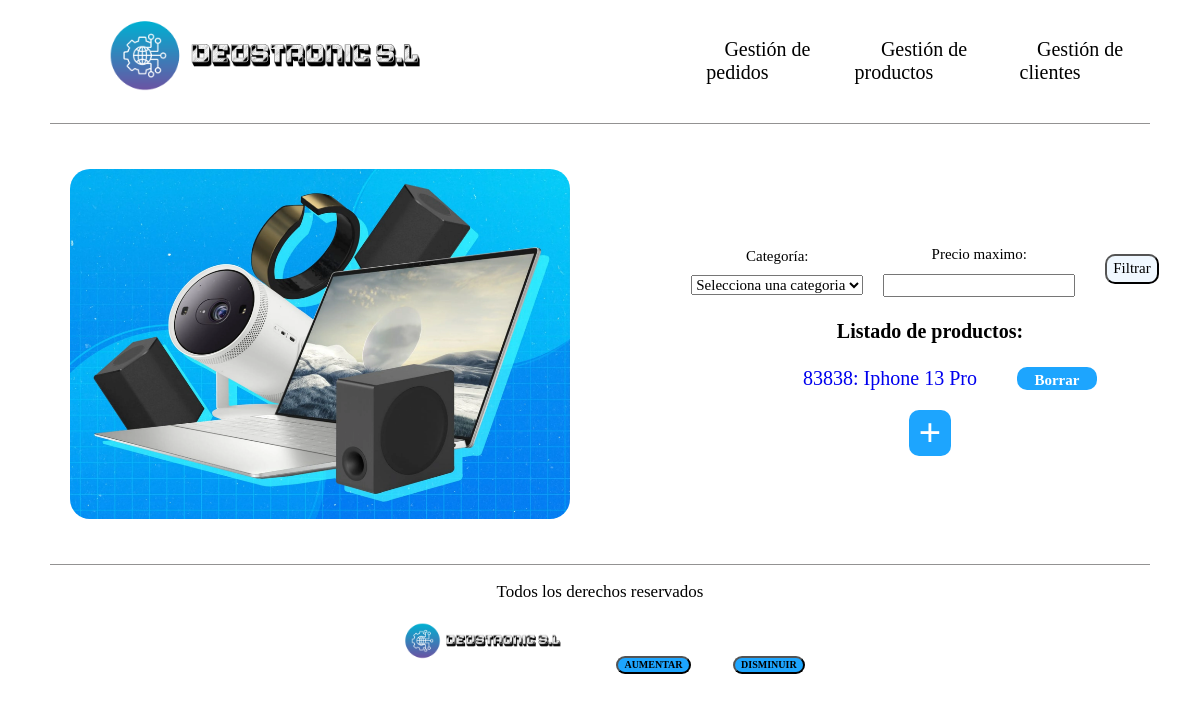
Page /deustronic/producto/ on the committed database.
### empresaDjango/models.py (models this page shows, shortened)
class Producto(models.Model):
    categoria = models.ForeignKey(Categoria, on_delete=models.CASCADE)
    cod_producto = models.CharField(max_length=10, unique=True)
    nombre_producto = models.CharField(max_length=50)
    descripcion = models.CharField(max_length=50)
    precio_unidad = models.IntegerField()
    modelo = models.CharField(max_length=50)

### empresaDjango/views.py (the view)
# urls.py: path('producto/', views.index_productoListView.as_view(), name='index_pro'),
class index_productoListView(ListView):
    model = Producto
    formulario = ProductoForm
    template_name = 'index_producto.html'
    context_object_name = 'listado_productos'
    paginate_by = 1
    def get_queryset(self):
        productos = Producto.objects.all()
        self.formulario = FiltrarForm(self.request.GET)
        if self.formulario.is_valid():
            id_categoria = self.formulario.cleaned_data.get('categoria')
            max_precio = self.formulario.cleaned_data.get('max_precio')
            if id_categoria:
                productos = productos.filter(categoria_id=id_categoria)
            if max_precio is not None:
                productos = productos.filter(precio_unidad__lt=max_precio)
        return productos
    def get_context_data(self, **kwargs):
        context = super().get_context_data(**kwargs)
        context['formulario'] = self.formulario
        return context

### empresaDjango/forms.py
class FiltrarForm(forms.Form):
    categoria = forms.ModelChoiceField(queryset=Categoria.objects.all(), empty_label="Selecciona una categoria",
                                       required=False, label='Categoría')
    max_precio = forms.IntegerField(label='Precio maximo', min_value=0, required=False)

### empresaDjango/models.py (called while the page is built)
    def __str__(self):
        return f"nombre={self.nombre_categoria}"

### empresaDjango/templates/index_producto.html (shortened to what this page needs)
{% extends 'base.html' %}
{% load static %}
{% block contenido %}
    <div class="contenedor-principal-index">
        <div class="parte-izquierda">
            <img src="{% static 'images/productos.webp' %}" alt="Foto con diferentes productos tecnológicos"/>
        </div>
        <div class="parte-derecha">
             <form class="formularios_contenido formulario-filtrar" action="{% url 'index_pro' %}" method="get">
            {{ formulario.as_ul }}
            <input class="boton_nuevo" type="submit" value="Filtrar">
                </form>
            <h1>Listado de productos:</h1>
            <ul>
                {% for pr in listado_productos %}
                    <li class="listados">
                        <a href="{% url 'detail_pro' pr.cod_producto %}">
                            {{ pr.cod_producto }}: {{ pr.nombre_producto }} {{ pr.modelo }}
                        </a>
                        <div class="boton_borrar"><a href="{% url 'borrar_producto' pr.cod_producto %}"> Borrar </a>
                        </div>
                    </li>
                {% endfor %}
            </ul>
            <div class="boton_crear">
                <a href="{% url 'producto_create' %}"> + </a>
            </div>
        </div>
    </div>
{% endblock %}

### empresaDjango/static/css/styles.css (style rules this page uses)
html { box-sizing: border-box; font-size: 62.5%; background-color: white; }
*, *:before, * after { box-sizing: inherit; }
a { text-decoration: none; }
.contenedor-principal-index { margin: 2rem 5rem 2rem 5rem; display: grid; min-height: 40rem; grid-template-columns: 60% 40%; }
.parte-izquierda { display: flex; margin-left: 2rem; align-items: center; height: 40rem; }
.parte-izquierda img { border-radius: 2rem; width: 50rem; height: 35rem; }
.parte-derecha { display: flex; flex-direction: column; align-items: center; justify-content: center; height: 40rem; }
.listados { font-size: 2rem; margin-bottom: 1rem; display: flex; }
.boton_crear { font-size: 4rem; font-weight: bolder; background-color: #1DA5FE; border-radius: 1rem; }
.boton_crear a { color: white; margin-left: 1rem; margin-right: 1rem; }
.boton_borrar { font-weight: bolder; background-color: #1DA5FE; width: 8rem; border-radius: 1rem; margin-left: 4rem; text-align: center; justify-content: center; }
.boton_borrar a { color: white; font-size: 1.5rem; }
.formularios_contenido li { padding-top: 0.5rem; margin: 1rem; list-style: none; display: flex; flex-direction: column; text-align: center; font-size: 1.5rem; }
.formularios_contenido label { padding-bottom: 1rem; }
.formularios_contenido input { text-align: center; }
.formularios_contenido { display: flex; flex-direction: column; align-items: center; }
.formulario-filtrar { display: flex; flex-direction: row; }
.boton_nuevo { margin: 2rem; background-color: aliceblue; font-size: 1.5rem; border-radius: 1rem; height: 3rem; }

### rows in the picture
Producto: cod_producto "83838", nombre_producto "Iphone 13", modelo "Pro"
